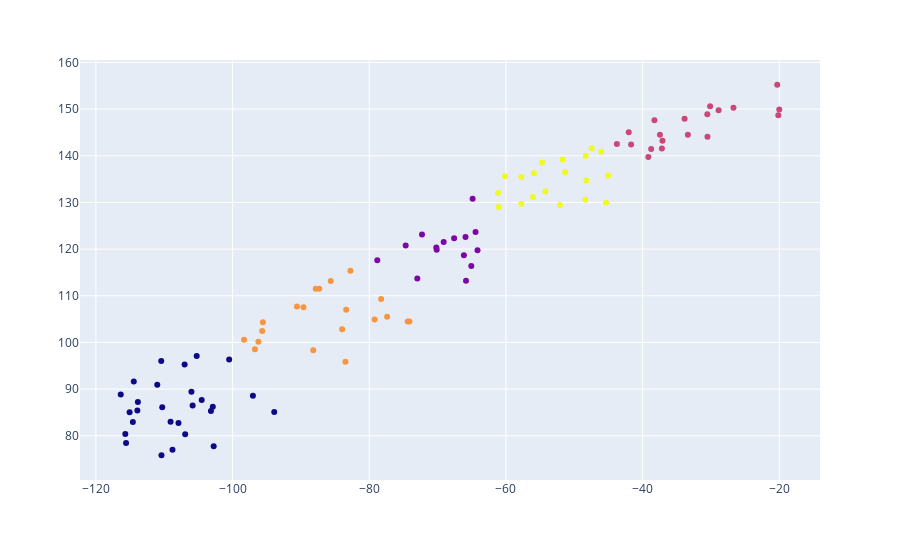

Notebook cell for this chart:
### Code cell
import plotly.express as px

fig = px.scatter()
fig.add_scatter(
    x=harvesteable_trees_gdf["x"],
    y=harvesteable_trees_gdf["y"],
    mode="markers",
    marker=dict(color=y),
)

fig.show()
